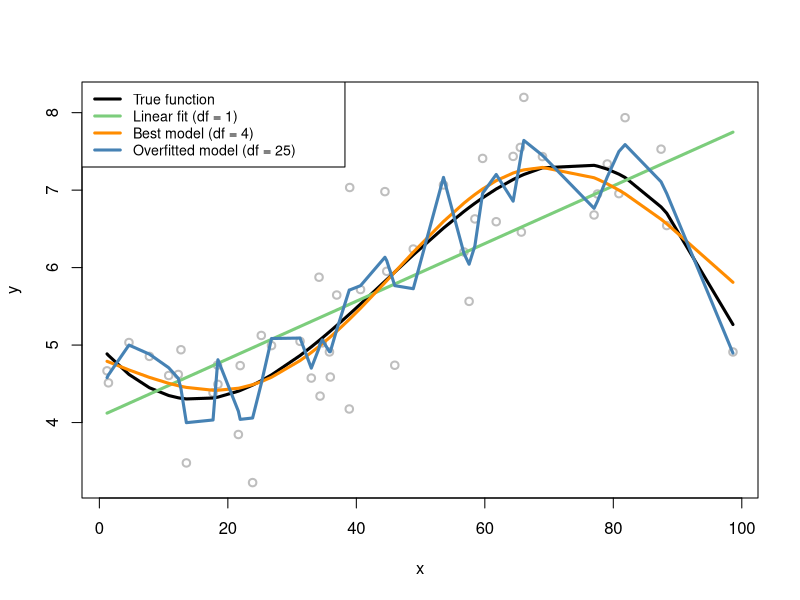
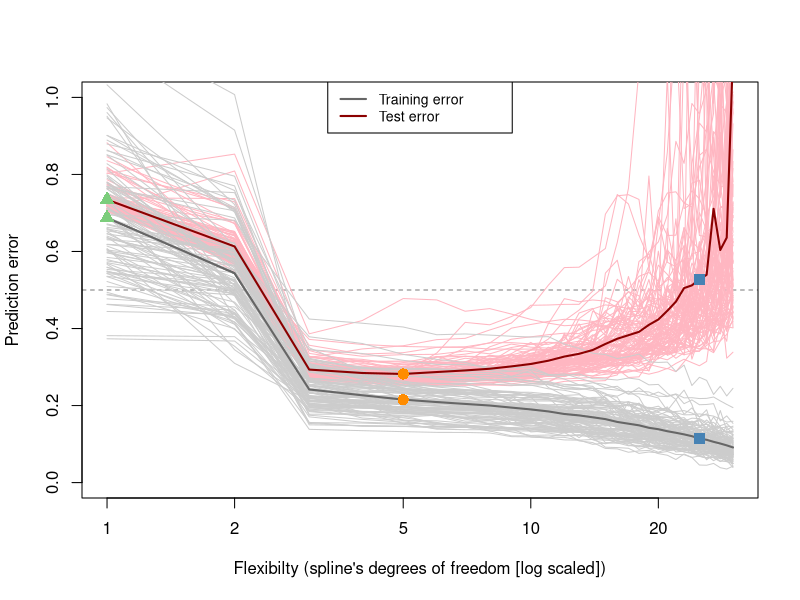
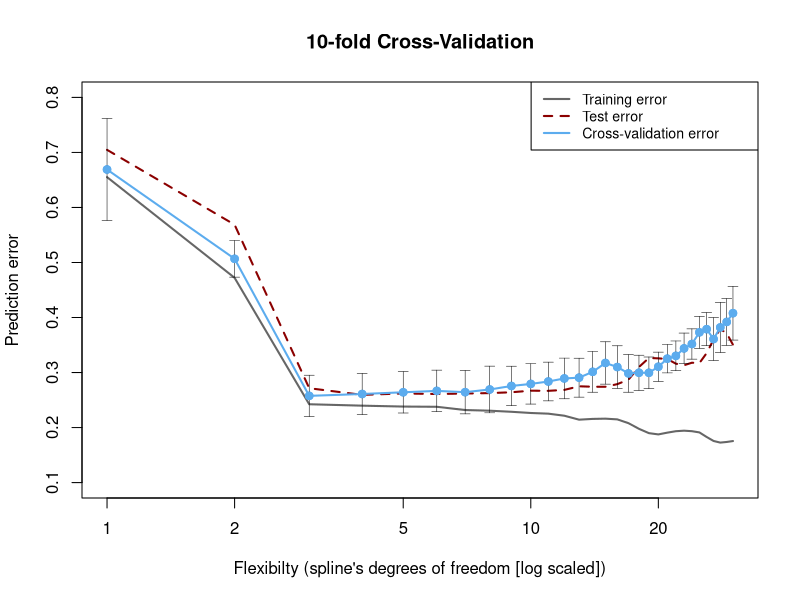
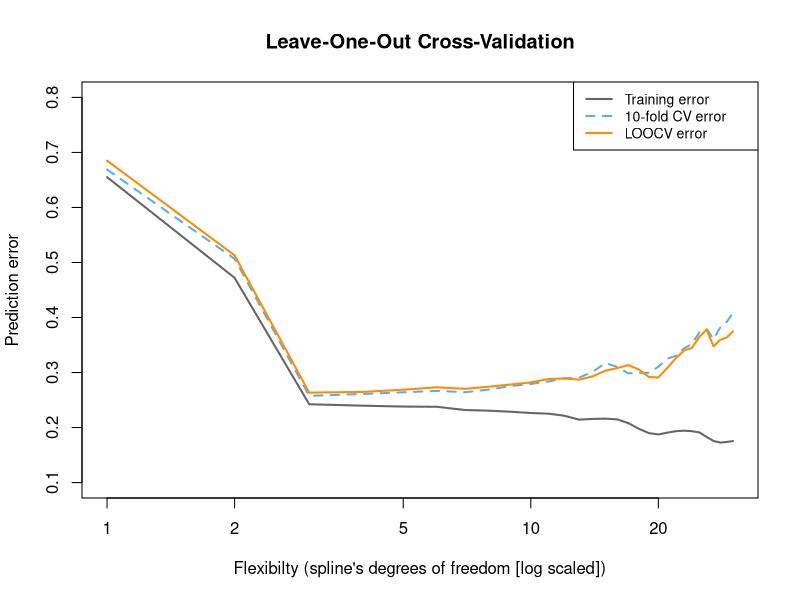

Recreate these plots in R, in order.
#Model cross validation

# Generate the training and test samples
seed <- 1809
set.seed(seed)

gen_data <- function(n, beta, sigma_eps) {
  eps <- rnorm(n, 0, sigma_eps)
  x <- sort(runif(n, 0, 100))
  X <- cbind(1, poly(x, degree = (length(beta) - 1), raw = TRUE))
  y <- as.numeric(X %*% beta + eps)
  
  return(data.frame(x = x, y = y))
}

# Fit the models
require(splines)

n_rep <- 100
n_df <- 30
df <- 1:n_df
beta <- c(5, -0.1, 0.004, -3e-05)
n_train <- 50
n_test <- 10000
sigma_eps <- 0.5

xy <- res <- list()
xy_test <- gen_data(n_test, beta, sigma_eps)
for (i in 1:n_rep) {
  xy[[i]] <- gen_data(n_train, beta, sigma_eps)
  x <- xy[[i]][, "x"]
  y <- xy[[i]][, "y"]
  res[[i]] <- apply(t(df), 2, function(degf) lm(y ~ ns(x, df = degf)))
}

#Plot

# Plot the data
x <- xy[[1]]$x
X <- cbind(1, poly(x, degree = (length(beta) - 1), raw = TRUE))
y <- xy[[1]]$y
plot(y ~ x, col = "gray", lwd = 2)
lines(x, X %*% beta, lwd = 3, col = "black")
lines(x, fitted(res[[1]][[1]]), lwd = 3, col = "palegreen3")
lines(x, fitted(res[[1]][[4]]), lwd = 3, col = "darkorange")
lines(x, fitted(res[[1]][[25]]), lwd = 3, col = "steelblue")
legend(x = "topleft", legend = c("True function", "Linear fit (df = 1)", "Best model (df = 4)", 
                                 "Overfitted model (df = 25)"), lwd = rep(3, 4), col = c("black", "palegreen3", 
                                                                                         "darkorange", "steelblue"), text.width = 32, cex = 0.85)

# Compute the training and test errors for each model
pred <- list()
mse <- te <- matrix(NA, nrow = n_df, ncol = n_rep)
for (i in 1:n_rep) {
  mse[, i] <- sapply(res[[i]], function(obj) deviance(obj)/nobs(obj))
  pred[[i]] <- mapply(function(obj, degf) predict(obj, data.frame(x = xy_test$x)), 
                      res[[i]], df)
  te[, i] <- sapply(as.list(data.frame(pred[[i]])), function(y_hat) mean((xy_test$y - 
                                                                            y_hat)^2))
}

# Compute the average training and test errors
av_mse <- rowMeans(mse)
av_te <- rowMeans(te)

# Plot the errors
plot(df, av_mse, type = "l", lwd = 2, col = gray(0.4), ylab = "Prediction error", 
     xlab = "Flexibilty (spline's degrees of freedom [log scaled])", ylim = c(0, 
                                                                              1), log = "x")
abline(h = sigma_eps, lty = 2, lwd = 0.5)
for (i in 1:n_rep) {
  lines(df, te[, i], col = "lightpink")
}
for (i in 1:n_rep) {
  lines(df, mse[, i], col = gray(0.8))
}
lines(df, av_mse, lwd = 2, col = gray(0.4))
lines(df, av_te, lwd = 2, col = "darkred")
points(df[1], av_mse[1], col = "palegreen3", pch = 17, cex = 1.5)
points(df[1], av_te[1], col = "palegreen3", pch = 17, cex = 1.5)
points(df[which.min(av_te)], av_mse[which.min(av_te)], col = "darkorange", pch = 16, 
       cex = 1.5)
points(df[which.min(av_te)], av_te[which.min(av_te)], col = "darkorange", pch = 16, 
       cex = 1.5)
points(df[25], av_mse[25], col = "steelblue", pch = 15, cex = 1.5)
points(df[25], av_te[25], col = "steelblue", pch = 15, cex = 1.5)
legend(x = "top", legend = c("Training error", "Test error"), lwd = rep(2, 2), 
       col = c(gray(0.4), "darkred"), text.width = 0.3, cex = 0.85)


###

set.seed(seed)

n_train <- 100
xy <- gen_data(n_train, beta, sigma_eps)
x <- xy$x
y <- xy$y

fitted_models <- apply(t(df), 2, function(degf) lm(y ~ ns(x, df = degf)))
mse <- sapply(fitted_models, function(obj) deviance(obj)/nobs(obj))

n_test <- 10000
xy_test <- gen_data(n_test, beta, sigma_eps)
pred <- mapply(function(obj, degf) predict(obj, data.frame(x = xy_test$x)), 
               fitted_models, df)
te <- sapply(as.list(data.frame(pred)), function(y_hat) mean((xy_test$y - y_hat)^2))

n_folds <- 10
folds_i <- sample(rep(1:n_folds, length.out = n_train))
cv_tmp <- matrix(NA, nrow = n_folds, ncol = length(df))
for (k in 1:n_folds) {
  test_i <- which(folds_i == k)
  train_xy <- xy[-test_i, ]
  test_xy <- xy[test_i, ]
  x <- train_xy$x
  y <- train_xy$y
  fitted_models <- apply(t(df), 2, function(degf) lm(y ~ ns(x, df = degf)))
  x <- test_xy$x
  y <- test_xy$y
  pred <- mapply(function(obj, degf) predict(obj, data.frame(ns(x, df = degf))), 
                 fitted_models, df)
  cv_tmp[k, ] <- sapply(as.list(data.frame(pred)), function(y_hat) mean((y - 
                                                                           y_hat)^2))
}
cv <- colMeans(cv_tmp)

require(Hmisc)

plot(df, mse, type = "l", lwd = 2, col = gray(0.4), ylab = "Prediction error", 
     xlab = "Flexibilty (spline's degrees of freedom [log scaled])", main = paste0(n_folds, 
                                                                                   "-fold Cross-Validation"), ylim = c(0.1, 0.8), log = "x")
lines(df, te, lwd = 2, col = "darkred", lty = 2)
cv_sd <- apply(cv_tmp, 2, sd)/sqrt(n_folds)
errbar(df, cv, cv + cv_sd, cv - cv_sd, add = TRUE, col = "steelblue2", pch = 19, 
       lwd = 0.5)
lines(df, cv, lwd = 2, col = "steelblue2")
points(df, cv, col = "steelblue2", pch = 19)
legend(x = "topright", legend = c("Training error", "Test error", "Cross-validation error"), 
       lty = c(1, 2, 1), lwd = rep(2, 3), col = c(gray(0.4), "darkred", "steelblue2"), 
       text.width = 0.4, cex = 0.85)


require(splines)

loocv_tmp <- matrix(NA, nrow = n_train, ncol = length(df))
for (k in 1:n_train) {
  train_xy <- xy[-k, ]
  test_xy <- xy[k, ]
  x <- train_xy$x
  y <- train_xy$y
  fitted_models <- apply(t(df), 2, function(degf) lm(y ~ ns(x, df = degf)))
  pred <- mapply(function(obj, degf) predict(obj, data.frame(x = test_xy$x)),
                 fitted_models, df)
  loocv_tmp[k, ] <- (test_xy$y - pred)^2
}
loocv <- colMeans(loocv_tmp)

plot(df, mse, type = "l", lwd = 2, col = gray(.4), ylab = "Prediction error",
     xlab = "Flexibilty (spline's degrees of freedom [log scaled])",
     main = "Leave-One-Out Cross-Validation", ylim = c(.1, .8), log = "x")
lines(df, cv, lwd = 2, col = "steelblue2", lty = 2)
lines(df, loocv, lwd = 2, col = "darkorange")
legend(x = "topright", legend = c("Training error", "10-fold CV error", "LOOCV error"),
       lty = c(1, 2, 1), lwd = rep(2, 3), col = c(gray(.4), "steelblue2", "darkorange"),
       text.width = .3, cex = .85)
